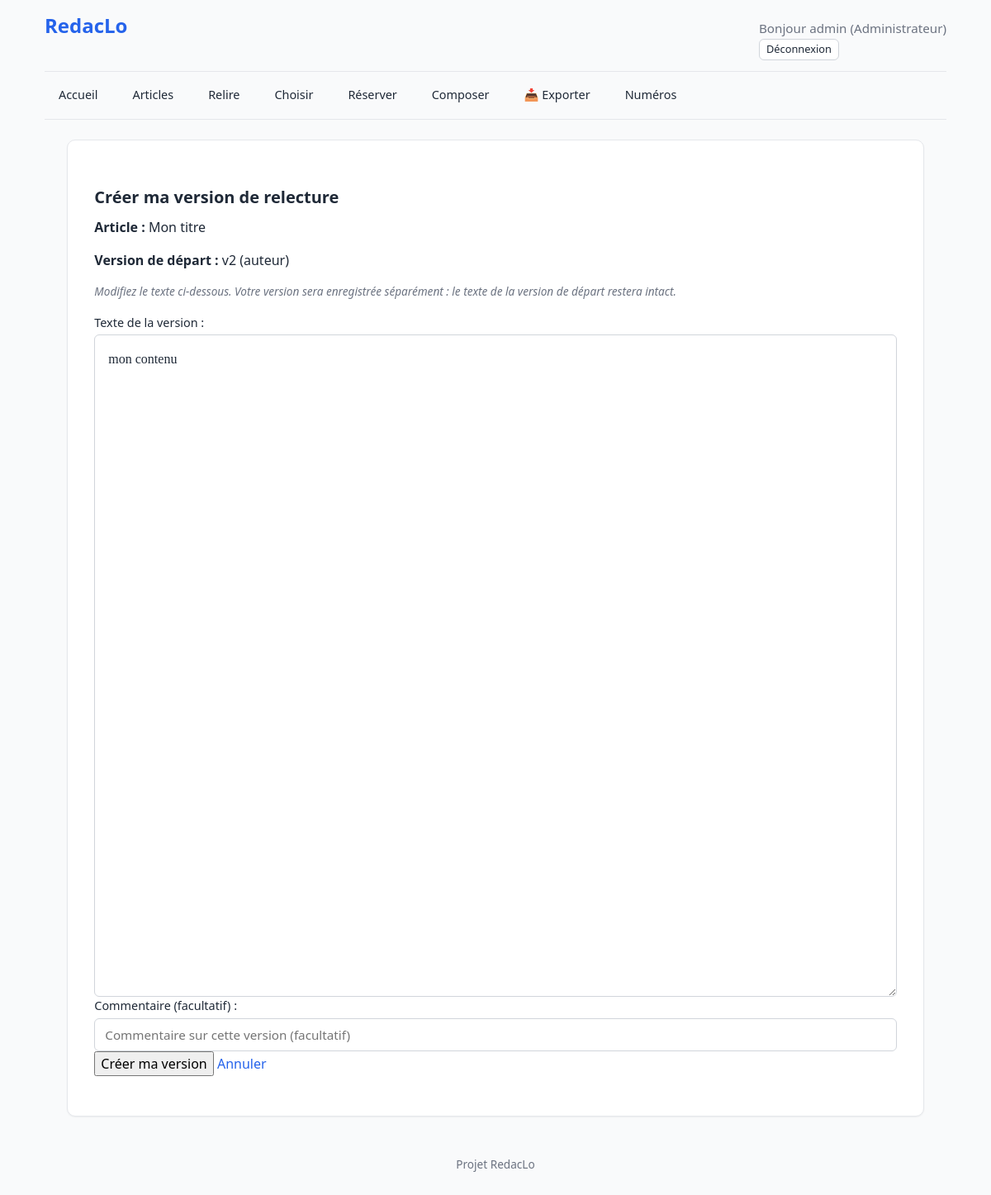
The app's page /articles/2/versions/creer/ (signed in) with its own data.
### accounts/models.py (models this page shows, shortened)
class User(AbstractUser):
    ROLES = [
        ("admin", "Administrateur"),
        ("editeur", "Éditeur"),
        ("membre_redaction", "Membre de la rédaction"),
        ("redacteur", "Rédacteur"),
    ]
    COULEURS = [
        ("bleu", "Bleu"), ("violet", "Violet"), ("gris", "Gris ardoise"),
        ("marine", "Bleu marine"), ("orangefonce", "Orange foncé"),
        ("marron", "Marron"), ("rouge", "Rouge"), ("vert", "Vert"),
    ]
    role = models.CharField(max_length=20, choices=ROLES, default="redacteur")
    couleur = models.CharField(max_length=20, choices=COULEURS, default="bleu")
    signature_defaut = models.CharField(
        max_length=100,
        blank=True,
        help_text="Ex: 'Correspondant LO'. Laisser vide pour utiliser le Prénom Nom."
    )
    couleur = models.CharField(
        max_length=20,
        choices=COULEURS,
        default="bleu",
        help_text="Couleur utilisée pour ses annotations dans les articles.",
    )

### articles/models.py (models this page shows, shortened)
class Article(models.Model):
    STATUTS = [
        ("brouillon", "Brouillon"),
        ("soumis", "Soumis"),
        ("en_relecture", "En relecture"),
        ("relu", "Relu"),
        ("revisions_demandees", "Révisions demandées"),
        ("valide", "Validé"),
        ("rejete", "Rejeté"),
        ("publie", "Publié"),
    ]
    STATUTS_SELECTION = [
        ("a_choisir", "À choisir pour le numéro"),
        ("disponible", "Disponible (dans le vivier)"),
        ("reserve", "Réservé (marronnier)"),
        ("utilise", "Utilisé (placé)"),
    ]
    TYPES_ARTICLE = [
        ("article", "Article"),
        ("breve", "Brève"),
        ("echo", "Écho"),
        ("courrier", "Courrier des lecteurs"),
        ("article_editorial", "Éditorial"),
    ]
    titre = models.CharField(max_length=200, help_text="Titre principal de l'article.")
    sur_titre = models.CharField(max_length=200, blank=True, help_text="Sur-titre de l'article.")
    type_article = models.CharField(max_length=20, choices=TYPES_ARTICLE, default="article", verbose_name="Type d'article")
    redacteur = models.ForeignKey(
        settings.AUTH_USER_MODEL,
        on_delete=models.CASCADE,
        related_name="articles_rediges",
        verbose_name="Rédacteur"
    )
    contenu = models.TextField()
    statut = models.CharField(max_length=20, choices=STATUTS, default="brouillon")
    rubrique = models.ForeignKey(
        "publications.Rubrique",
        on_delete=models.SET_NULL,
        null=True,
        blank=True,
        related_name="articles"
    )
    statut_selection = models.CharField(max_length=20, choices=STATUTS_SELECTION, default="a_choisir")
    date_creation = models.DateTimeField(auto_now_add=True)
    date_modification = models.DateTimeField(auto_now=True)
    version_reference = models.ForeignKey(
        "ArticleVersion",
        on_delete=models.SET_NULL,
        null=True,
        blank=True,
        related_name="+"
    )
    valide_1_par = models.ForeignKey(
        settings.AUTH_USER_MODEL,
        on_delete=models.SET_NULL,
        null=True,
        blank=True,
        related_name="articles_valides_1",
        verbose_name="Premier validateur"
    )
    valide_2_par = models.ForeignKey(
        settings.AUTH_USER_MODEL,
        on_delete=models.SET_NULL,
        null=True,
        blank=True,
        related_name="articles_valides_2",
        verbose_name="Second validateur"
    )
    valide_1_mandataire = models.ForeignKey(
        settings.AUTH_USER_MODEL,
        on_delete=models.SET_NULL,
        null=True,
        blank=True,
        related_name="articles_mandates_1",
        verbose_name="Premier validateur (mandataire)"
    )
    valide_2_mandataire = models.ForeignKey(
        settings.AUTH_USER_MODEL,
        on_delete=models.SET_NULL,
        null=True,
        blank=True,
        related_name="articles_mandates_2",
        verbose_name="Second validateur (mandataire)"
    )
    numero_reserve = models.ForeignKey(
        'publications.Publication',
        on_delete=models.SET_NULL,
        null=True,
        blank=True,
        related_name='articles_reserves',
        verbose_name="Réservé pour le numéro"
    )

class ArticleVersion(models.Model):
    TYPES = [
        ("redacteur", "Rédacteur"),
        ("relecture", "Relecture"),
    ]
    STATUTS = [
        ("brouillon", "Brouillon"),
        ("soumise", "Soumise (à valider)"),
        ("validee", "Validée"),
        ("rejetee", "Rejetée"),
        ("archivee", "Archivée (traitée)"),
    ]
    AVIS_CHOICES = [
        ("favorable", "Favorable"),
        ("defavorable", "Défavorable"),
    ]
    avis_relecteur = models.CharField(
        max_length=20,
        choices=AVIS_CHOICES,
        blank=True,
        null=True,
        verbose_name="Avis du relecteur"
    )
    article = models.ForeignKey(
        Article,
        on_delete=models.CASCADE,
        related_name="versions",
    )
    parent = models.ForeignKey(
        "self",
        on_delete=models.SET_NULL,
        null=True,
        blank=True,
        related_name="enfants",
    )
    numero = models.PositiveIntegerField(default=1)
    type = models.CharField(max_length=20, choices=TYPES, default="redacteur")
    contenu = models.TextField()
    modifie_par = models.ForeignKey(
        settings.AUTH_USER_MODEL,
        on_delete=models.SET_NULL,
        null=True,
        blank=True,
        related_name="versions_modifiees",
        verbose_name="Modifié par"
    )
    commentaire = models.TextField(blank=True)
    statut = models.CharField(
        max_length=20,
        choices=STATUTS,
        default="brouillon",
    )
    commentaire_validation = models.TextField(
        blank=True,
        help_text="Commentaire de l'éditeur en cas de rejet.",
    )
    date = models.DateTimeField(auto_now_add=True)
    class Meta:
        ordering = ["-date"]

### articles/views/relecture.py (the view)
# urls.py: path("<int:pk>/versions/creer/", views.creer_version_relecture, name="creer_version_relecture"),
@role_required("editeur", "membre_redaction", "admin")
def creer_version_relecture(request, pk):
    article = get_object_or_404(Article, pk=pk)
    version_parent = article.version_reference
    if not version_parent:
        version_parent = article.versions.order_by("-numero").first()
    if not version_parent:
        return render(request, "articles/version_impossible.html", {"article": article})
    if request.method == "POST":
        form = ArticleVersionForm(request.POST)
        if form.is_valid():
            version = ArticleVersion.creer(
                article=article,
                contenu=form.cleaned_data["contenu"],
                modifie_par=request.user,
                parent=version_parent,
                type="relecture",
                commentaire=form.cleaned_data["commentaire"],
            )
            return redirect("articles:annoter_article_avec_version", pk=article.pk, version_id=version.pk)
    else:
        form = ArticleVersionForm(initial={"contenu": version_parent.contenu})
    return render(request, "articles/creer_version.html", {
        "article": article,
        "version_parent": version_parent,
        "form": form,
    })

### articles/forms.py (shortened to what this page needs)
class ArticleVersionForm(forms.ModelForm):
    class Meta:
        model = ArticleVersion
        fields = ["contenu", "commentaire"]
        widgets = {
                "contenu": forms.Textarea(attrs={
                "rows": 30,
                "class": "textarea-large",
            }),
            "commentaire": forms.TextInput(attrs={
                "placeholder": "Commentaire sur cette version (facultatif)",
            }),
        }
        labels = {
            "contenu": "Texte de la version",
            "commentaire": "Commentaire",
        }

### core/context_processors.py (called while the page is built)
def notifications_non_lues(request):
    if not request.user.is_authenticated:
        return {"notifications_non_lues": 0}
    count = Notification.objects.filter(
        destinataire=request.user,
        lue=False,
    ).count()
    return {"notifications_non_lues": count}

### templates/articles/creer_version.html (shortened to what this page needs)
{% extends "base.html" %}
{% block contenu %}
    <h2>Créer ma version de relecture</h2>
    <p><strong>Article :</strong> {{ article.titre }}</p>
    <p>
        <strong>Version de départ :</strong>
        v{{ version_parent.numero }} ({{ version_parent.get_type_display }})
    </p>
    <p class="aide">
        Modifiez le texte ci-dessous. Votre version sera enregistrée
        séparément : le texte de la version de départ restera intact.
    </p>
        <form method="post">
        <div class="champ-version">
            <label for="{{ form.contenu.id_for_label }}">Texte de la version :</label>
            {{ form.contenu }}
        </div>
        <div class="champ-version">
            <label for="{{ form.commentaire.id_for_label }}">Commentaire (facultatif) :</label>
            {{ form.commentaire }}
        </div>
        <p>
            <button type="submit">Créer ma version</button>
            <a href="{% url 'articles:annoter_article' article.pk %}">Annuler</a>
        </p>
    </form>
{% endblock %}

### templates/base.html (shortened to what this page needs)
<!DOCTYPE html>
{% load static %}
<html lang="fr">
    <head>
        <link rel="stylesheet" href="{% static 'css/main.css' %}">
    </head>
    <body>
        <header>
            <div class="header-top">
                <h1 class="site-title">
                    <a href="{% url 'core:accueil' %}">RedacLo</a>
                </h1>
                {% if user.is_authenticated %}
                    <div class="user-info-container">
                        <span class="user-greeting">
                            Bonjour {{ user.username }} <span class="user-role">({{ user.get_role_display }})</span>
                        </span>
                        <form method="post" action="{% url 'logout' %}" style="margin: 0;">
                            <button type="submit" class="btn btn-sm btn-secondary" style="cursor: pointer; padding: 0.2rem 0.5rem; font-size: 0.8rem;">
                                Déconnexion
                            </button>
                        </form>
                    </div>
                {% else %}
                    <div>
                        <a href="{% url 'login' %}" class="btn btn-sm btn-primary">Connexion</a>
                    </div>
                {% endif %}
            </div>
            <nav class="main-nav">
                <div class="nav-left" id="nav-links">
                    <a href="{% url 'core:accueil' %}" class="btn btn-ghost {% if request.resolver_match.url_name == 'accueil' %}active{% endif %}">Accueil</a>
                    <a href="{% url 'articles:mes_articles' %}" class="btn btn-ghost {% if request.resolver_match.url_name == 'mes_articles' %}active{% endif %}">Articles</a>
                    {% if user.role == "editeur" or user.role == "membre_redaction" or user.role == "admin" %}
                        <a href="{% url 'reviews:a_relire' %}" class="btn btn-ghost {% if request.resolver_match.url_name == 'a_relire' %}active{% endif %}">Relire</a>
                        <a href="{% url 'publications:choisir' %}" class="btn btn-ghost {% if request.resolver_match.url_name == 'choisir' %}active{% endif %}">Choisir</a>
                        <a href="{% url 'publications:articles_reserves' %}" class="btn btn-ghost {% if request.resolver_match.url_name == 'articles_reserves' %}active{% endif %}">Réserver</a>
                        <a href="{% url 'publications:composition' %}" class="btn btn-ghost {% if request.resolver_match.url_name == 'composition' %}active{% endif %}">Composer</a>
                        <a href="{% url 'publications:exporter_index' %}" class="btn btn-ghost {% if request.resolver_match.url_name == 'exporter_index' %}active{% endif %}">📥 Exporter</a>
                        <a href="{% url 'publications:numeros' %}" class="btn btn-ghost {% if request.resolver_match.url_name == 'numeros' %}active{% endif %}">Numéros</a>
                    {% endif %}
                </div>
            </nav>
        <main class="{% block main_class %}{% endblock %}">
            {% block contenu %}{% endblock %}
        </main>
        <footer>
            <p>Projet RedacLo</p>
        </footer>
    </body>
</html>

### static/css/base.css (style rules this page uses)
:root { --c-primary: #2563eb; --c-primary-dark: #1e40af; --c-primary-soft: #dbeafe; --c-success: #16a34a; --c-success-soft: #dcfce7; --c-danger: #dc2626; --c-danger-dark: #991b1b; --c-danger-soft: #fee2e2; --c-warning: #d97706; --c-warning-soft: #fef3c7; --c-text: #1f2937; --c-text-muted: #6b7280; --c-text-light: #9ca3af; --c-bg: #f9fafb; --c-surface: #ffffff; --c-surface-alt: #f3f4f6; --c-border: #e5e7eb; --c-border-strong: #d1d5db; --s-1: 0.25rem; --s-2: 0.5rem; --s-3: 0.75rem; --s-4: 1rem; --s-5: 1.5rem; --s-6: 2rem; --s-8: 3rem; --font-sans: system-ui, -apple-system, "Segoe UI", Roboto, sans-serif; --font-serif: Georgia, "Times New Roman", serif; --radius-sm: 4px; --radius: 6px; --radius-lg: 10px; --shadow-sm: 0 1px 2px rgba(0, 0, 0, 0.05); --shadow-md: 0 4px 6px rgba(0, 0, 0, 0.07); }
*, *::before, *::after { box-sizing: border-box; }
body { margin: 0; font-family: var(--font-sans); font-size: 16px; line-height: 1.5; color: var(--c-text); background-color: var(--c-bg); }
h1, h2, h3, h4 { margin: 0 0 var(--s-3) 0; line-height: 1.25; font-weight: 600; color: var(--c-text); }
h1 { font-size: 1.5rem; color: var(--c-primary); }
h2 { font-size: 1.25rem; margin-top: var(--s-5); }
p { margin: 0 0 var(--s-4) 0; }
a { color: var(--c-primary); text-decoration: none; }

### static/css/components.css (style rules this page uses)
label { display: block; font-weight: 500; font-size: 0.9rem; margin-bottom: var(--s-1); color: var(--c-text); }
input[type="text"], input[type="email"], input[type="password"], input[type="number"], input[type="date"], input[type="url"], select, textarea { display: block; width: 100%; padding: var(--s-2) var(--s-3); font: inherit; font-size: 0.95rem; color: var(--c-text); background-color: var(--c-surface); border: 1px solid var(--c-border-strong); border-radius: var(--radius); transition: border-color 0.15s, box-shadow 0.15s; }
textarea { min-height: 300px; font-family: var(--font-serif); line-height: 1.6; resize: vertical; }
.textarea-large { width: 100% !important; min-height: 500px; font-family: var(--font-serif); font-size: 1rem; line-height: 1.6; padding: var(--s-4); border: 1px solid var(--c-border-strong); border-radius: var(--radius); resize: vertical; }
.aide { font-size: 0.85rem; color: var(--c-text-muted); font-style: italic; margin-bottom: var(--s-4); }
button { font: inherit; cursor: pointer; }
.btn { display: inline-block; padding: var(--s-2) var(--s-4); font: inherit; font-size: 0.9rem; font-weight: 500; line-height: 1.4; text-align: center; text-decoration: none; border: 1px solid transparent; border-radius: var(--radius); cursor: pointer; transition: background-color 0.15s, border-color 0.15s, color 0.15s; white-space: nowrap; }
.btn-secondary { background-color: var(--c-surface); color: var(--c-text); border-color: var(--c-border-strong); }
.btn-ghost { background-color: transparent; color: var(--c-text); border-color: transparent; }
.btn-sm { padding: var(--s-1) var(--s-3); font-size: 0.85rem; }

### static/css/layout.css (style rules this page uses)
header, footer, main { max-width: 95%; margin-left: auto; margin-right: auto; padding: var(--s-4) var(--s-5); }
main { background: var(--c-surface); border: 1px solid var(--c-border); border-radius: var(--radius-lg); padding: var(--s-6); box-shadow: var(--shadow-sm); }
header { margin-bottom: 0; }
footer { margin-top: var(--s-6); padding: var(--s-4) 0; font-size: 0.85rem; color: var(--c-text-muted); text-align: center; }
.header-top { display: flex; justify-content: space-between; align-items: baseline; margin-bottom: 0.8rem; }
.site-title { margin: 0; font-size: 1.5rem; }
.site-title a { color: var(--c-primary); text-decoration: none; }
.user-greeting { margin: 0; font-size: 0.95rem; color: var(--c-text-muted); }
.main-nav { display: flex; justify-content: space-between; align-items: center; border-top: 1px solid var(--c-border); border-bottom: 1px solid var(--c-border); padding: 0.6rem 0; margin-bottom: 1.5rem; }
.nav-left { display: flex; align-items: center; gap: 0.5rem; }

### records on screen
User: username "admin", role "Administrateur"
Article: titre "Mon titre"
ArticleVersion: numero "2", type "auteur", contenu "mon contenu"
